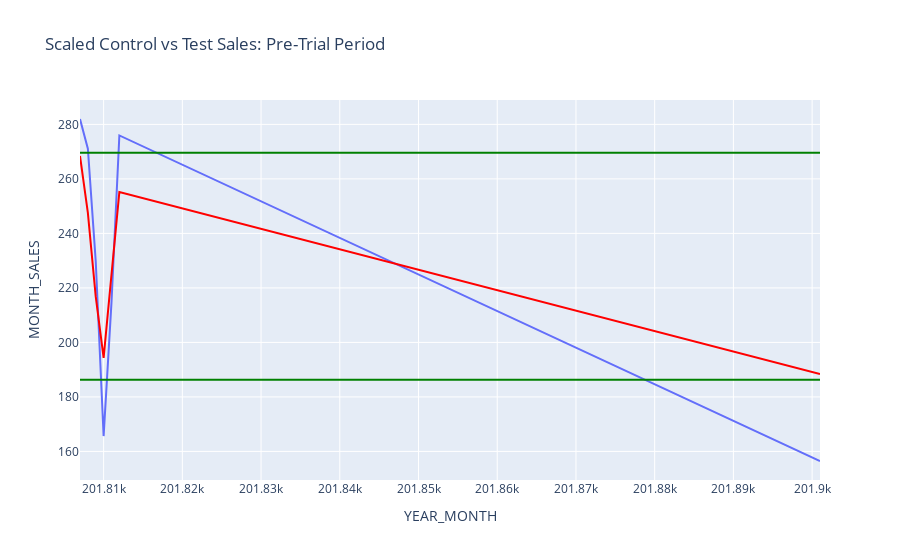

Notebook code cell kept with this figure:
### Code cell
fig = px.line(scaled_pre_control_col2, x = 'YEAR_MONTH', y = 'MONTH_SALES', title = 'Scaled Control vs Test Sales: Pre-Trial Period')
fig2 = px.line(pre_test_col2, x = 'YEAR_MONTH', y = 'MONTH_SALES')
fig2.update_traces(line_color = 'red')
fig.add_trace(fig2.data[0])
fig3 = px.line(scaled_pre_control_col2, x = 'YEAR_MONTH', y = 'LOWER_CI')
fig3.update_traces(line_color = 'green')
fig.add_trace(fig3.data[0])
fig4 = px.line(scaled_pre_control_col2, x = 'YEAR_MONTH', y = 'UPPER_CI')
fig4.update_traces(line_color = 'green')
fig.add_trace(fig4.data[0])
fig.show()

### Figure 1 — Plotly figure (JSON) as saved in the notebook; plotly's stock layout.template omitted (floating-point values rounded to 4 significant figures)
{"data": [{"hovertemplate": "YEAR_MONTH=%{x}<br>MONTH_SALES=%{y}<extra></extra>", "legendgroup": "", "line": {"color": "#636efa", "dash": "solid"}, "marker": {"symbol": "circle"}, "mode": "lines", "name": "", "orientation": "v", "showlegend": false, "type": "scatter", "x": [201807, 201808, 201809, 201810, 201811, 201812, 201901], "xaxis": "x", "y": [282.0, 271.1, 229.7, 165.6, 214.7, 276.0, 156.5], "yaxis": "y"}, {"hovertemplate": "YEAR_MONTH=%{x}<br>MONTH_SALES=%{y}<extra></extra>", "legendgroup": "", "line": {"color": "red", "dash": "solid"}, "marker": {"symbol": "circle"}, "mode": "lines", "name": "", "orientation": "v", "showlegend": false, "type": "scatter", "x": [201807, 201808, 201809, 201810, 201811, 201812, 201901], "xaxis": "x", "y": [268.4, 247.5, 216.8, 194.3, 224.9, 255.2, 188.4], "yaxis": "y"}, {"hovertemplate": "YEAR_MONTH=%{x}<br>LOWER_CI=%{y}<extra></extra>", "legendgroup": "", "line": {"color": "green", "dash": "solid"}, "marker": {"symbol": "circle"}, "mode": "lines", "name": "", "orientation": "v", "showlegend": false, "type": "scatter", "x": [201807, 201808, 201809, 201810, 201811, 201812, 201901], "xaxis": "x", "y": [186.3, 186.3, 186.3, 186.3, 186.3, 186.3, 186.3], "yaxis": "y"}, {"hovertemplate": "YEAR_MONTH=%{x}<br>UPPER_CI=%{y}<extra></extra>", "legendgroup": "", "line": {"color": "green", "dash": "solid"}, "marker": {"symbol": "circle"}, "mode": "lines", "name": "", "orientation": "v", "showlegend": false, "type": "scatter", "x": [201807, 201808, 201809, 201810, 201811, 201812, 201901], "xaxis": "x", "y": [269.6, 269.6, 269.6, 269.6, 269.6, 269.6, 269.6], "yaxis": "y"}], "layout": {"autosize": true, "legend": {"tracegroupgap": 0}, "title": {"text": "Scaled Control vs Test Sales: Pre-Trial Period"}, "xaxis": {"anchor": "y", "autorange": true, "domain": [0, 1], "range": [201807, 201901], "title": {"text": "YEAR_MONTH"}, "type": "linear"}, "yaxis": {"anchor": "x", "autorange": true, "domain": [0, 1], "range": [149.5, 289.0], "title": {"text": "MONTH_SALES"}, "type": "linear"}}}
